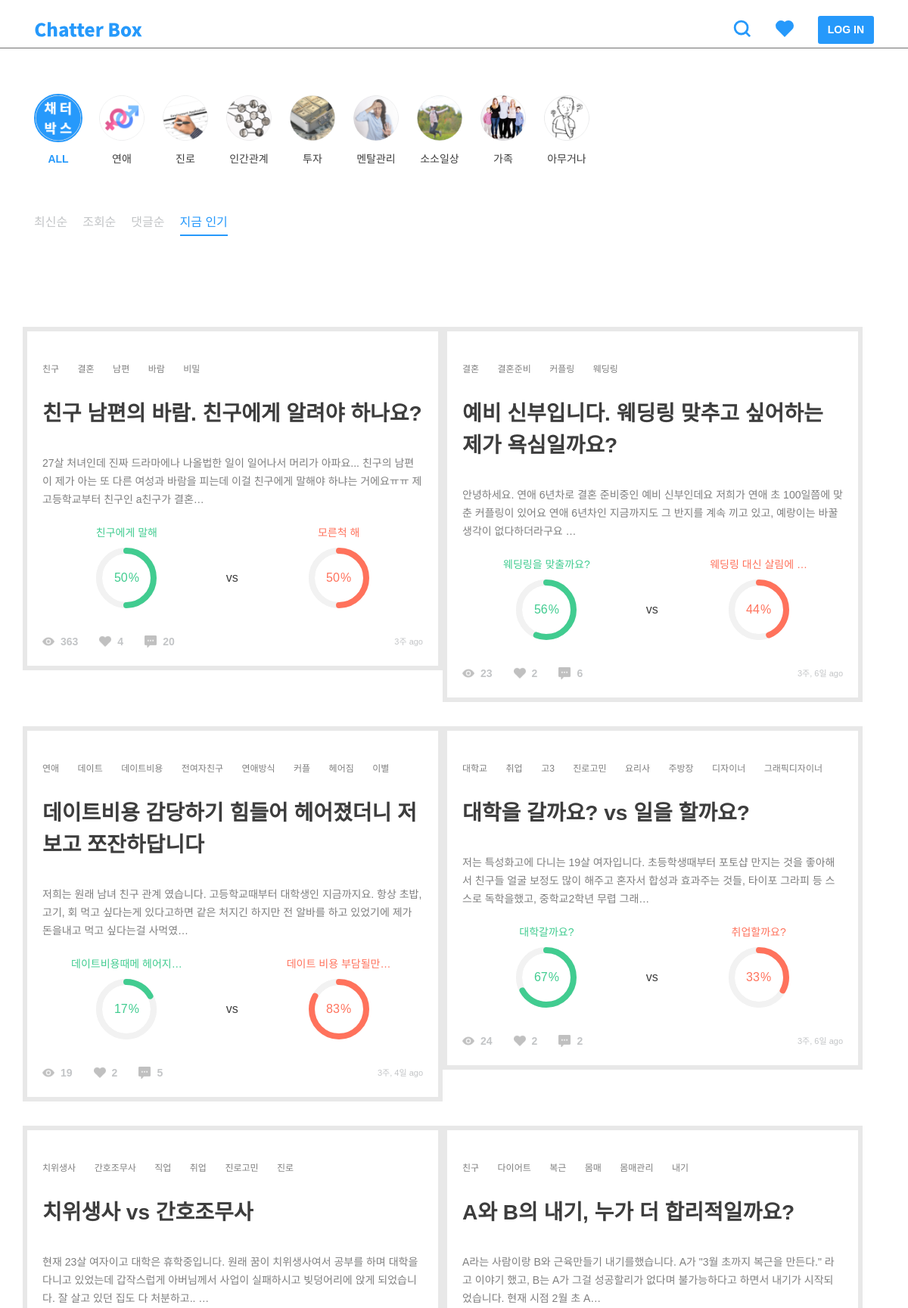
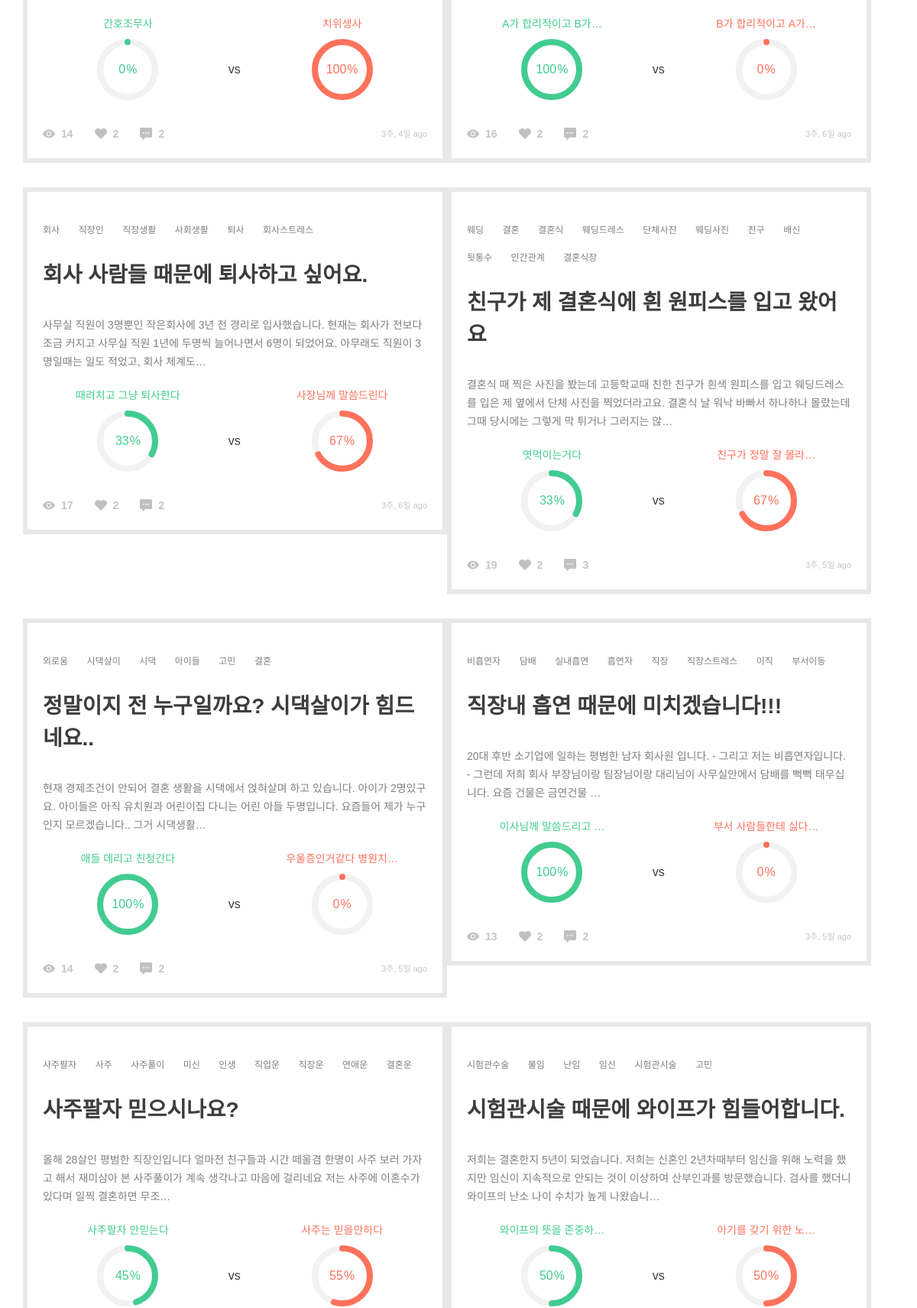
Page /post/likes/ (upper part) on the committed database (2 pictures, top to bottom).
### post/models.py (models this page shows, shortened)
class Category(models.Model):
    name = models.CharField(max_length=200)
    slug = models.SlugField()
    parent = models.ForeignKey(
        'self', blank=True, null=True, related_name='children')
    class Meta:
        unique_together = ('slug', 'parent',)
        verbose_name_plural = "categories"  # categories under a parent with same slug

class TimeStampedModel(models.Model):
    created_at = models.DateTimeField(auto_now_add=True, null=True)
    updated_at = models.DateTimeField(auto_now=True, null=True)
    class Meta():
        abstract = True

class Post(TimeStampedModel):
    author = models.ForeignKey(settings.AUTH_USER_MODEL)
    category = models.ForeignKey('Category')
    title = models.CharField(max_length=160, null=True)
    background = models.TextField()
    background_image1 = models.ImageField(
        upload_to='post', blank=True, null=True)
    background_image2 = models.ImageField(
        upload_to='post', blank=True, null=True)
    background_image3 = models.ImageField(
        upload_to='post', blank=True, null=True)
    background_image4 = models.ImageField(
        upload_to='post', blank=True, null=True)
    background_image5 = models.ImageField(
        upload_to='post', blank=True, null=True)
    tag = TagField()
    view_count = models.PositiveSmallIntegerField(default=0)
    share_count = models.PositiveSmallIntegerField(default=0)
    pro_title = models.CharField(max_length=160, null=True)
    con_title = models.CharField(max_length=160, null=True)
    @property
    def natural_time(self):
        return naturaltime(self.created_at)
    @property
    def likes_count(self):
        return self.like_users.all().count()
    @property
    def comment_count(self):
        all_count = self.comment_set.count()
        return all_count
    @property
    def pro_count(self):
        pro_sum = self.comment_set.filter(type=True).count()
        pro_comments = self.comment_set.filter(type=True)
        for comment in pro_comments:
            pro_sum = pro_sum + comment.count_comment_likes
        return pro_sum
    @property
    def con_count(self):
        con_sum = self.comment_set.filter(type=False).count()
        con_comments = self.comment_set.filter(type=False)
        for comment in con_comments:
            con_sum = con_sum + comment.count_comment_likes
        return con_sum
    @property
    def all_count(self):
        return self.pro_count + self.con_count
    @property
    def pro_percent(self):
        if not self.all_count == 0:
            result = self.pro_count / self.all_count
        else:
            result = 0
        return result
    @property
    def con_percent(self):
        if not self.all_count == 0:
            result = self.con_count / self.all_count
        else:
            result = 0
        return result
    class Meta:
        ordering = ['-created_at']

### post/views.py (the view)
def post_list_likes(request):
    sort = 'likes'
    categories = Category.objects.all()
    posts = Post.objects.annotate(like_count=Count(
        'like_users')).order_by('-like_count')
    paginator = Paginator(posts, 12)
    page = request.GET.get('page')
    try:
        posts = paginator.page(page)
    except PageNotAnInteger:
        posts = paginator.page(1)
    except EmptyPage:
        posts = paginator.page(paginator.num_pages)
    context = {'posts': posts, 'categories': categories, 'sort': sort, }
    return render(request, 'post/post_list.html', context)

### comment/models.py (called while the page is built)
    @property
    def count_comment_likes(self):
        return self.like_comments.all().count()

### post/templatetags/post_extras.py (called while the page is built)
@register.filter
def split_tags(value):
    tags = []
    split_comma = value.split(',')
    for tag in split_comma:
        split_space = tag.split(" ")
        for tag in split_space:
            if tag:
                tags.append(tag)
    return tags

### templates/post/post_list.html (shortened to what this page needs)
{% extends 'base.html' %}
{% load static %}
{% block customCSS %}
<link rel="stylesheet" href="{% static 'css/include/categories.css' %}" />
<link rel="stylesheet" href="{% static 'css/include/sorts.css' %}" />
<link rel="stylesheet" href="{% static 'css/include/pie_chart.css' %}">
<link rel="stylesheet" href="{% static 'css/post/post_list.css' %}" />
{% endblock %}
{% block content %}
<div class="row">
    {% include 'include/category.html' %}
    {% include 'include/sort.html' %}
</div>
<div class="infinite-container row">
    {% for post in posts %}
    <div id="post-{{ post.pk }}" class="infinite-item grid-item">
        {% include 'include/post.html' %}
    </div>
    {% endfor %}
</div>
{% endblock %}
{% block customJS %}
<script>
    var $grid = $('.grid').masonry({
        gutter: 15,
        horizontalOrder: true,
        itemSelector: '.grid-item',
    });
    var $items = $('.infinite-container .infinite-item');
    $grid.append($items).masonry('appended', $items);
    $('.grid').masonry();
    var infinite = new Waypoint.Infinite({
        element: $('.infinite-container')[0],
        onBeforePageLoad: function () {
            showModal();
        },
        onAfterPageLoad: function ($items) {
            $('body').loadingModal('destroy');
            customChart();
            var $items = $('.infinite-container .infinite-item');
            $grid.append($items).masonry('appended', $items);
            $('.grid').masonry();
        }
    });
    $(document).ready(function () {
        $('.grid').masonry();
    });
</script>
{% endblock %}

### templates/include/category.html (shortened to what this page needs)
{% load static %}
<div class="category-wrap">
    <div class="category m60" name="{{ target }}">
        <a id="all" class="category-link" href="{% url 'post:post_list' %}" onclick="showModal();">
            <img class="category-icon" src="{% static '/img/categories/all.png' %}" />
            <h6>ALL</h6>
        </a>
        {% for category in categories %}
        <a id="{{ category.slug }}" class="category-link" href="/post/category/{{ category.slug }}"
            onclick="showModal();">
            <img class="category-icon" src="/static/img/categories/{{ category.slug }}.png" />
            <h6>{{ category.name }}</h6>
        </a>
        {% endfor %}
    </div>
</div>

### templates/include/post.html
{% load static %}
{% load post_extras %}
<div class="post-wrap">
    <div class="tag-list">
        {% for tag in post.tag|split_tags %}
        <a class="tag" href="/post/search/?q={{ tag }}">{{ tag }}</a>
        {% endfor %}
    </div>
    <a href="{% url 'post:post_detail' post_pk=post.pk %}">
        <h3>{{ post.title|truncatechars:40 }}</h3>
        <div class="background">
            <p>{{ post.background|safe|truncatechars:120 }}</p>
        </div>
        <div class="percent-wrap">
            <div class="chart">
                <h6 class="label pro-title">{{ post.pro_title|truncatechars:12 }}</h6>
                <div class="percentage pro-chart" data-percent="{% widthratio post.pro_percent 1 100 %}">
                    <span class="pro-title">{% widthratio post.con_percent 1 100 %}</span><sup class="pro-title">%</sup>
                </div>
            </div>
            <h5>vs</h5>
            <div class="chart">
                <h6 class="label con-title">{{ post.con_title|truncatechars:12 }}</h6>
                <div class="percentage con-chart" data-percent="{% widthratio post.con_percent 1 100 %}">
                    <span class="con-title">{% widthratio post.con_percent 1 100 %}</span><sup class="con-title">%</sup>
                </div>
            </div>
        </div>
        <div class="btn-area">
            <img src="{% static '/img/icons/view.png' %}" />
            <h6>{{ post.view_count }}</h6>
            <img src="{% static '/img/icons/heart-gray.png' %}" />
            <h6>{{ post.likes_count }}</h6>
            <img src="{% static '/img/icons/comment.png' %}" />
            <h6>{{ post.comment_count }}</h6>
            <span class="ml-auto">{{ post.natural_time }}</span>
        </div>
    </a>
</div>

### static/css/style.css (style rules this page uses)
html, body, div, span, applet, object, iframe, h1, h2, h3, h4, h5, h6, p, blockquote, pre, a, abbr, acronym, address, big, cite, code, del, dfn, em, img, ins, kbd, q, s, samp, small, strike, strong, sub, sup, tt, var, b, u, i, center, dl, dt, dd, ol, ul, li, fieldset, form, label, legend, table, caption, tbody, tfoot, thead, tr, th, td, article, aside, canvas, details, embed, figure, figcaption, footer, header, hgroup, menu, nav, output, ruby, section, summary, time, mark, audio, video { margin: 0; padding: 0; border: 0; font-size: 100%; font: inherit; vertical-align: baseline; }
body { display: flex; min-height: 100vh; flex-direction: column; font-family: "Noto Sans KR", sans-serif; }
a { all: unset; text-decoration: none !important; cursor: pointer; color: #3D3D3D; }
h3 { font-size: 28px; line-height: 42px; font-weight: 500; color: #3d3d3d; word-break: break-all; }
h5 { font-size: 16px; line-height: 24px; font-weight: 500; color: #3d3d3d; word-break: break-all; }
h6 { font-size: 14px; line-height: 24px; font-weight: 400; color: #3d3d3d; word-break: break-all; }
p { font-size: 12px; line-height: 20px; font-weight: 400; color: #7f7f7f; word-break: break-all; }
span { font-size: 11px; line-height: 18px; font-weight: 400; color: #7f7f7f; word-break: break-all; }
.tag { display: inline; margin-right: 20px; padding: 4px 10px; border: 1px solid #C3C5C7; font-size: 12px; line-height: 3; font-weight: 400; -webkit-text-fill-color: #7f7f7f; color: #7f7f7f; cursor: pointer; word-break: keep-all; }
.m60 { margin-top: 60px; margin-bottom: 60px; }

### static/css/include/categories.css (style rules this page uses)
.category-wrap { width: 100%; padding: 0 15px; }
.category { display: flex; width: 100%; }
.category .category-link { margin-right: 20px; text-align: center; }
.category .category-link .category-icon { width: 64px; height: 64px; margin-bottom: 6px; border-radius: 50%; border: 2px solid #fff; }
.category .category-link.active img { border: 2px solid #2699FB; }
.category .category-link.active h6 { font-weight: 700; -webkit-text-fill-color: #2699FB; color: #2699FB; }

### static/css/include/pie_chart.css (style rules this page uses)
.percent-wrap { display: flex; justify-content: center; align-items: center; }
.percent-wrap h5 { width: 18px; }
.percent-wrap .pro-title { -webkit-text-fill-color: #41cc90; color: #41cc90; word-break: break-all; }
.percent-wrap .con-title { -webkit-text-fill-color: #FF725C; color: #FF725C; word-break: break-all; }
.percent-wrap .chart { width: 50%; text-align: center; }
.percent-wrap .easyPieChart { position: relative; margin: 8px auto 32px; text-align: center; }
.percent-wrap .easyPieChart span { font-size: 16px; }
.percent-wrap .easyPieChart sup { top: 0; margin-left: 1px; }

### static/css/post/post_list.css (style rules this page uses)
.grid-item { width: calc(33% - 10px); }
.post-wrap { border: 6px solid #E8E8E8; margin-bottom: 32px; }
.post-wrap .tag-list { margin: 32px 20px 20px; }
.post-wrap .tag-list .tag { border: 0; padding: 0; }
.post-wrap img { width: 100%; }
.post-wrap h3 { margin: 0 20px 32px; font-weight: 700; word-break: break-all; }
.post-wrap .background { margin: 0 20px 20px; }
.post-wrap .background p { font-size: 14px; line-height: 24px; -webkit-text-fill-color: #7f7f7f; color: #7f7f7f; word-break: break-all; }
.post-wrap .btn-area { display: flex; margin: 0 20px; padding-bottom: 20px; }
.post-wrap .btn-area img { opacity: .32; margin-top: 4px; width: 16px; height: 16px; }
.post-wrap .btn-area h6 { display: inline; margin: 0 28px 0 8px; -webkit-text-fill-color: #C3C5C7; color: #C3C5C7; font-weight: 700; }
.post-wrap .btn-area span { line-height: 24px; -webkit-text-fill-color: #C3C5C7; color: #C3C5C7; }
@media screen and (max-width: 1200px) { .grid-item { width: calc(50% - 15px); } }

### rows in the picture
Category: slug (picture), name "연애"
Category: slug (picture), name "진로"
Category: slug (picture), name "인간관계"
Category: slug (picture), name "투자"
Category: slug (picture), name "멘탈관리"
Category: slug (picture), name "소소일상"
Category: slug (picture), name "가족"
Category: shows a picture, name "아무거나"
Post: tag "친구" "결혼" "남편" "바람" "비밀", title "친구 남편의 바람. 친구에게 알려야 하나요?", background "27살 처녀인데 진짜 드라마에나 나올법한 일이 일어나서 머리가 아파요... 친구의 남편이 제가 아는 또 다른 여성과 바람을 피는데 이걸 친구에게 말해야 하냐는 거에요ㅠㅠ 제 고등학교부터 친구인 a친구가 결혼…", pro_title "친구에게 말해", con_title "모른척 해", view_count "363", likes_count "4", comment_count "20", natural_time "3주 ago"
Post: tag "결혼" "결혼준비" "커플링" "웨딩링", title "예비 신부입니다. 웨딩링 맞추고 싶어하는 제가 욕심일까요?", background "안녕하세요. 연애 6년차로 결혼 준비중인 예비 신부인데요 저희가 연애 초 100일쯤에 맞춘 커플링이 있어요 연애 6년차인 지금까지도 그 반지를 계속 끼고 있고, 예랑이는 바꿀 생각이 없다하더라구요 …", pro_title "웨딩링을 맞출까요?", con_title "웨딩링 대신 살림에 …", view_count "23", likes_count "2", comment_count "6", natural_time "3주, 6일 ago"
Post: tag "연애" "데이트" "데이트비용" "전여자친구" "연애방식" "커플" "헤어짐" "이별", title "데이트비용 감당하기 힘들어 헤어졌더니 저보고 쪼잔하답니다", background "저희는 원래 남녀 친구 관계 였습니다. 고등학교때부터 대학생인 지금까지요. 항상 초밥, 고기, 회 먹고 싶다는게 있다고하면 같은 처지긴 하지만 전 알바를 하고 있었기에 제가 돈을내고 먹고 싶다는걸 사먹였…", pro_title "데이트비용때메 헤어지…", con_title "데이트 비용 부담될만…", view_count "19", likes_count "2", comment_count "5", natural_time "3주, 4일 ago"
Post: tag "대학교" "취업" "고3" "진로고민" "요리사" "주방장" "디자이너" "그래픽디자이너", title "대학을 갈까요? vs 일을 할까요?", background "저는 특성화고에 다니는 19살 여자입니다. 초등학생때부터 포토샵 만지는 것을 좋아해서 친구들 얼굴 보정도 많이 해주고 혼자서 합성과 효과주는 것들, 타이포 그라피 등 스스로 독학을했고, 중학교2학년 무렵 그래…", pro_title "대학갈까요?", con_title "취업할까요?", view_count "24", likes_count "2", comment_count "2", natural_time "3주, 6일 ago"
Post: tag "치위생사" "간호조무사" "직업" "취업" "진로고민" "진로", title "치위생사 vs 간호조무사", background "현재 23살 여자이고 대학은 휴학중입니다. 원래 꿈이 치위생사여서 공부를 하며 대학을 다니고 있었는데 갑작스럽게 아버님께서 사업이 실패하시고 빚덩어리에 앉게 되었습니다. 잘 살고 있던 집도 다 처분하고.. …", pro_title "간호조무사", con_title "치위생사", view_count "14", likes_count "2", comment_count "2", natural_time "3주, 4일 ago"
Post: tag "친구" "다이어트" "복근" "몸매" "몸매관리" "내기", title "A와 B의 내기, 누가 더 합리적일까요?", background "A라는 사람이랑 B와 근육만들기 내기를했습니다. A가 \"3월 초까지 복근을 만든다.\" 라고 이야기 했고, B는 A가 그걸 성공할리가 없다며 불가능하다고 하면서 내기가 시작되었습니다. 현재 시점 2월 초 A…", pro_title "A가 합리적이고 B가…", con_title "B가 합리적이고 A가…", view_count "16", likes_count "2", comment_count "2", natural_time "3주, 6일 ago"
Post: tag "회사" "직장인" "직장생활" "사회생활" "퇴사" "회사스트레스", title "회사 사람들 때문에 퇴사하고 싶어요.", background "사무실 직원이 3명뿐인 작은회사에 3년 전 경리로 입사했습니다. 현재는 회사가 전보다 조금 커지고 사무실 직원 1년에 두명씩 늘어나면서 6명이 되었어요. 아무래도 직원이 3명일때는 일도 적었고, 회사 체계도…", pro_title "때려치고 그냥 퇴사한다", con_title "사장님께 말씀드린다", view_count "17", likes_count "2", comment_count "2", natural_time "3주, 6일 ago"
Post: tag "웨딩" "결혼" "결혼식" "웨딩드레스" "단체사진" "웨딩사진" "친구" "배신" "뒷통수" "인간관계" "결혼식장", title "친구가 제 결혼식에 흰 원피스를 입고 왔어요", background "결혼식 때 찍은 사진을 봤는데 고등학교때 친한 친구가 흰색 원피스를 입고 웨딩드레스를 입은 제 옆에서 단체 사진을 찍었더라고요. 결혼식 날 워낙 바빠서 하나하나 몰랐는데 그때 당시에는 그렇게 막 튀거나 그러지는 않…", pro_title "엿먹이는거다", con_title "친구가 정말 잘 몰라…", view_count "19", likes_count "2", comment_count "3", natural_time "3주, 5일 ago"
Post: tag "외로움" "시댁살이" "시댁" "아이들" "고민" "결혼", title "정말이지 전 누구일까요? 시댁살이가 힘드네요..", background "현재 경제조건이 안되어 결혼 생활을 시댁에서 얹혀살며 하고 있습니다. 아이가 2명있구요. 아이들은 아직 유치원과 어린이집 다니는 어린 아들 두명입니다. 요즘들어 제가 누구인지 모르겠습니다.. 그거 시댁생활…", pro_title "애들 데리고 친정간다", con_title "우울증인거같다 병원치…", view_count "14", likes_count "2", comment_count "2", natural_time "3주, 5일 ago"
Post: tag "비흡연자" "담배" "실내흡연" "흡연자" "직장" "직장스트레스" "이직" "부서이동", title "직장내 흡연 때문에 미치겠습니다!!!", background "20대 후반 소기업에 일하는 평범한 남자 회사원 입니다. - 그리고 저는 비흡연자입니다. - 그런데 저희 회사 부장님이랑 팀장님이랑 대리님이 사무실안에서 담배를 뻑뻑 태우십니다. 요즘 건물은 금연건물 …", pro_title "이사님께 말씀드리고 …", con_title "부서 사람들한테 싫다…", view_count "13", likes_count "2", comment_count "2", natural_time "3주, 5일 ago"
Post: tag "사주팔자" "사주" "사주풀이" "미신" "인생" "직업운" "직장운" "연애운" "결혼운", title "사주팔자 믿으시나요?", background "올해 28살인 평범한 직장인입니다 얼마전 친구들과 시간 떼울겸 한명이 사주 보러 가자고 해서 재미삼아 본 사주풀이가 계속 생각나고 마음에 걸리네요 저는 사주에 이혼수가 있다며 일찍 결혼하면 무조…", pro_title "사주팔자 안믿는다", con_title "사주는 믿을만하다"
Post: tag "시험관수술" "불임" "난임" "임신" "시험관시술" "고민", title "시험관시술 때문에 와이프가 힘들어합니다.", background "저희는 결혼한지 5년이 되었습니다. 저희는 신혼인 2년차때부터 임신을 위해 노력을 했지만 임신이 지속적으로 안되는 것이 이상하여 산부인과를 방문했습니다. 검사를 했더니 와이프의 난소 나이 수치가 높게 나왔습니…", pro_title "와이프의 뜻을 존중하…", con_title "아기를 갖기 위한 노…"
